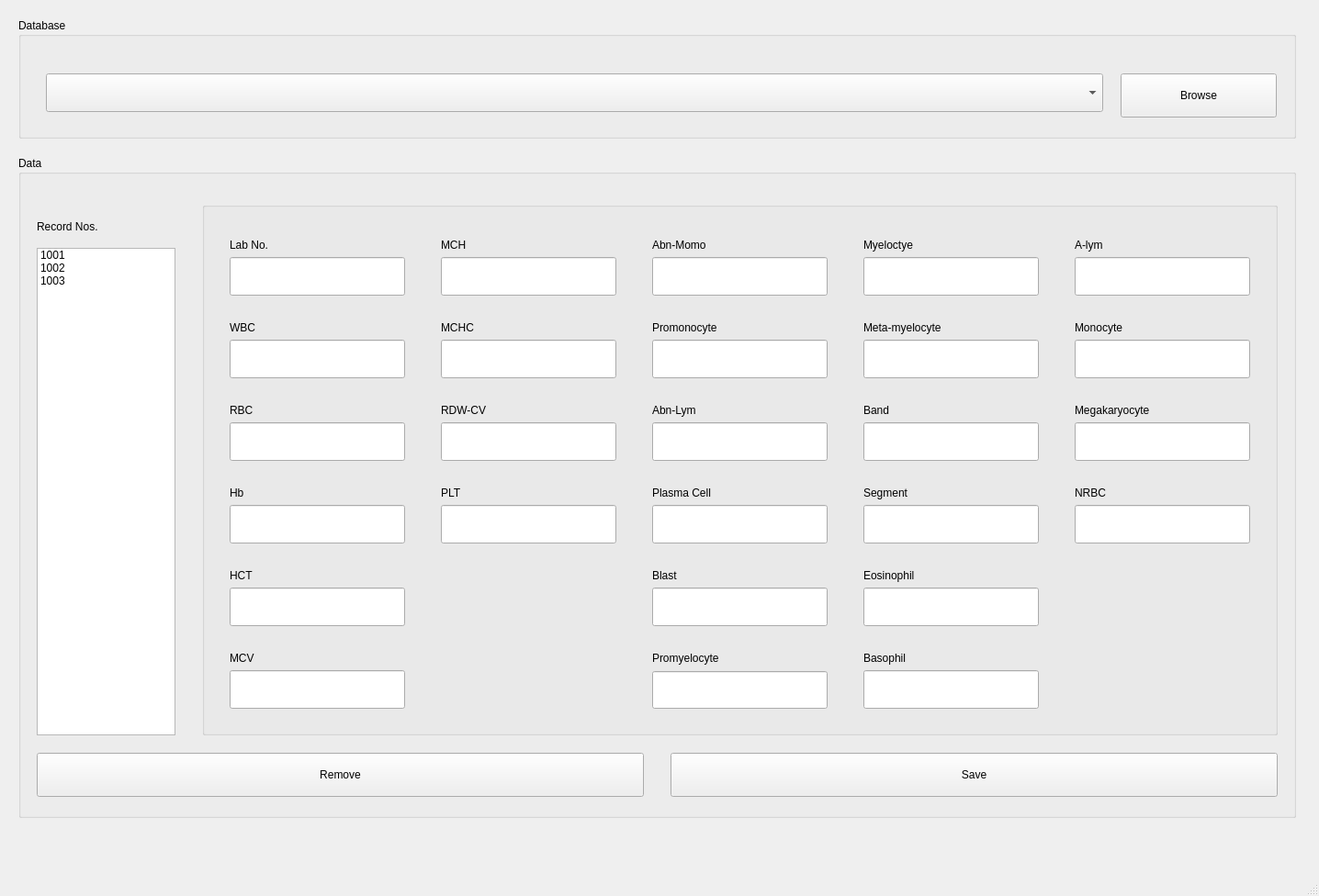
<?xml version="1.0" encoding="UTF-8"?>
<ui version="4.0">
 <class>MainWindow</class>
 <widget class="QMainWindow" name="MainWindow">
  <property name="geometry">
   <rect>
    <x>0</x>
    <y>0</y>
    <width>1436</width>
    <height>976</height>
   </rect>
  </property>
  <property name="windowTitle">
   <string>MainWindow</string>
  </property>
  <widget class="QWidget" name="centralwidget">
   <widget class="QGroupBox" name="groupBox">
    <property name="geometry">
     <rect>
      <x>20</x>
      <y>20</y>
      <width>1391</width>
      <height>131</height>
     </rect>
    </property>
    <property name="title">
     <string>Database</string>
    </property>
    <widget class="QComboBox" name="comboBox">
     <property name="geometry">
      <rect>
       <x>30</x>
       <y>60</y>
       <width>1151</width>
       <height>42</height>
      </rect>
     </property>
    </widget>
    <widget class="QPushButton" name="pushButton">
     <property name="geometry">
      <rect>
       <x>1200</x>
       <y>60</y>
       <width>170</width>
       <height>48</height>
      </rect>
     </property>
     <property name="text">
      <string>Browse</string>
     </property>
    </widget>
   </widget>
   <widget class="QGroupBox" name="groupBox_2">
    <property name="geometry">
     <rect>
      <x>20</x>
      <y>170</y>
      <width>1391</width>
      <height>721</height>
     </rect>
    </property>
    <property name="title">
     <string>Data</string>
    </property>
    <widget class="QListWidget" name="listWidget">
     <property name="geometry">
      <rect>
       <x>20</x>
       <y>100</y>
       <width>151</width>
       <height>531</height>
      </rect>
     </property>
     <item>
      <property name="text">
       <string>1001</string>
      </property>
     </item>
     <item>
      <property name="text">
       <string>1002</string>
      </property>
     </item>
     <item>
      <property name="text">
       <string>1003</string>
      </property>
     </item>
     <item>
      <property name="text">
       <string/>
      </property>
     </item>
    </widget>
    <widget class="QLabel" name="label">
     <property name="geometry">
      <rect>
       <x>20</x>
       <y>60</y>
       <width>231</width>
       <height>34</height>
      </rect>
     </property>
     <property name="text">
      <string>Record Nos.</string>
     </property>
    </widget>
    <widget class="QGroupBox" name="groupBox_3">
     <property name="geometry">
      <rect>
       <x>200</x>
       <y>50</y>
       <width>1171</width>
       <height>581</height>
      </rect>
     </property>
     <property name="title">
      <string/>
     </property>
     <widget class="QLineEdit" name="lineEdit">
      <property name="geometry">
       <rect>
        <x>30</x>
        <y>60</y>
        <width>191</width>
        <height>42</height>
       </rect>
      </property>
     </widget>
     <widget class="QLineEdit" name="lineEdit_2">
      <property name="geometry">
       <rect>
        <x>30</x>
        <y>240</y>
        <width>191</width>
        <height>42</height>
       </rect>
      </property>
     </widget>
     <widget class="QLineEdit" name="lineEdit_4">
      <property name="geometry">
       <rect>
        <x>30</x>
        <y>150</y>
        <width>191</width>
        <height>42</height>
       </rect>
      </property>
     </widget>
     <widget class="QLineEdit" name="lineEdit_5">
      <property name="geometry">
       <rect>
        <x>30</x>
        <y>330</y>
        <width>191</width>
        <height>42</height>
       </rect>
      </property>
     </widget>
     <widget class="QLineEdit" name="lineEdit_6">
      <property name="geometry">
       <rect>
        <x>30</x>
        <y>420</y>
        <width>191</width>
        <height>42</height>
       </rect>
      </property>
     </widget>
     <widget class="QLineEdit" name="lineEdit_7">
      <property name="geometry">
       <rect>
        <x>30</x>
        <y>510</y>
        <width>191</width>
        <height>42</height>
       </rect>
      </property>
     </widget>
     <widget class="QLineEdit" name="lineEdit_8">
      <property name="geometry">
       <rect>
        <x>260</x>
        <y>330</y>
        <width>191</width>
        <height>42</height>
       </rect>
      </property>
     </widget>
     <widget class="QLineEdit" name="lineEdit_9">
      <property name="geometry">
       <rect>
        <x>260</x>
        <y>150</y>
        <width>191</width>
        <height>42</height>
       </rect>
      </property>
     </widget>
     <widget class="QLineEdit" name="lineEdit_3">
      <property name="geometry">
       <rect>
        <x>260</x>
        <y>240</y>
        <width>191</width>
        <height>42</height>
       </rect>
      </property>
     </widget>
     <widget class="QLineEdit" name="lineEdit_10">
      <property name="geometry">
       <rect>
        <x>260</x>
        <y>60</y>
        <width>191</width>
        <height>42</height>
       </rect>
      </property>
     </widget>
     <widget class="QLineEdit" name="lineEdit_13">
      <property name="geometry">
       <rect>
        <x>490</x>
        <y>150</y>
        <width>191</width>
        <height>42</height>
       </rect>
      </property>
     </widget>
     <widget class="QLineEdit" name="lineEdit_14">
      <property name="geometry">
       <rect>
        <x>490</x>
        <y>240</y>
        <width>191</width>
        <height>42</height>
       </rect>
      </property>
     </widget>
     <widget class="QLineEdit" name="lineEdit_15">
      <property name="geometry">
       <rect>
        <x>490</x>
        <y>330</y>
        <width>191</width>
        <height>42</height>
       </rect>
      </property>
     </widget>
     <widget class="QLineEdit" name="lineEdit_16">
      <property name="geometry">
       <rect>
        <x>490</x>
        <y>420</y>
        <width>191</width>
        <height>42</height>
       </rect>
      </property>
     </widget>
     <widget class="QLineEdit" name="lineEdit_17">
      <property name="geometry">
       <rect>
        <x>490</x>
        <y>511</y>
        <width>191</width>
        <height>41</height>
       </rect>
      </property>
     </widget>
     <widget class="QLineEdit" name="lineEdit_18">
      <property name="geometry">
       <rect>
        <x>490</x>
        <y>60</y>
        <width>191</width>
        <height>42</height>
       </rect>
      </property>
     </widget>
     <widget class="QLineEdit" name="lineEdit_19">
      <property name="geometry">
       <rect>
        <x>720</x>
        <y>150</y>
        <width>191</width>
        <height>42</height>
       </rect>
      </property>
     </widget>
     <widget class="QLineEdit" name="lineEdit_20">
      <property name="geometry">
       <rect>
        <x>720</x>
        <y>240</y>
        <width>191</width>
        <height>42</height>
       </rect>
      </property>
     </widget>
     <widget class="QLineEdit" name="lineEdit_21">
      <property name="geometry">
       <rect>
        <x>720</x>
        <y>60</y>
        <width>191</width>
        <height>42</height>
       </rect>
      </property>
     </widget>
     <widget class="QLineEdit" name="lineEdit_22">
      <property name="geometry">
       <rect>
        <x>720</x>
        <y>330</y>
        <width>191</width>
        <height>42</height>
       </rect>
      </property>
     </widget>
     <widget class="QLineEdit" name="lineEdit_23">
      <property name="geometry">
       <rect>
        <x>720</x>
        <y>420</y>
        <width>191</width>
        <height>42</height>
       </rect>
      </property>
     </widget>
     <widget class="QLabel" name="label_3">
      <property name="geometry">
       <rect>
        <x>30</x>
        <y>120</y>
        <width>129</width>
        <height>34</height>
       </rect>
      </property>
      <property name="text">
       <string>WBC</string>
      </property>
     </widget>
     <widget class="QLabel" name="label_2">
      <property name="geometry">
       <rect>
        <x>30</x>
        <y>30</y>
        <width>129</width>
        <height>34</height>
       </rect>
      </property>
      <property name="text">
       <string>Lab No.</string>
      </property>
     </widget>
     <widget class="QLabel" name="label_4">
      <property name="geometry">
       <rect>
        <x>30</x>
        <y>210</y>
        <width>129</width>
        <height>34</height>
       </rect>
      </property>
      <property name="text">
       <string>RBC</string>
      </property>
     </widget>
     <widget class="QLabel" name="label_5">
      <property name="geometry">
       <rect>
        <x>30</x>
        <y>300</y>
        <width>129</width>
        <height>34</height>
       </rect>
      </property>
      <property name="text">
       <string>Hb</string>
      </property>
     </widget>
     <widget class="QLabel" name="label_6">
      <property name="geometry">
       <rect>
        <x>30</x>
        <y>390</y>
        <width>129</width>
        <height>34</height>
       </rect>
      </property>
      <property name="text">
       <string>HCT</string>
      </property>
     </widget>
     <widget class="QLabel" name="label_7">
      <property name="geometry">
       <rect>
        <x>30</x>
        <y>480</y>
        <width>129</width>
        <height>34</height>
       </rect>
      </property>
      <property name="text">
       <string>MCV</string>
      </property>
     </widget>
     <widget class="QLabel" name="label_8">
      <property name="geometry">
       <rect>
        <x>260</x>
        <y>30</y>
        <width>129</width>
        <height>34</height>
       </rect>
      </property>
      <property name="text">
       <string>MCH</string>
      </property>
     </widget>
     <widget class="QLabel" name="label_9">
      <property name="geometry">
       <rect>
        <x>260</x>
        <y>120</y>
        <width>129</width>
        <height>34</height>
       </rect>
      </property>
      <property name="text">
       <string>MCHC</string>
      </property>
     </widget>
     <widget class="QLabel" name="label_10">
      <property name="geometry">
       <rect>
        <x>260</x>
        <y>210</y>
        <width>129</width>
        <height>34</height>
       </rect>
      </property>
      <property name="text">
       <string>RDW-CV</string>
      </property>
     </widget>
     <widget class="QLabel" name="label_11">
      <property name="geometry">
       <rect>
        <x>490</x>
        <y>210</y>
        <width>129</width>
        <height>34</height>
       </rect>
      </property>
      <property name="text">
       <string>Abn-Lym</string>
      </property>
     </widget>
     <widget class="QLabel" name="label_12">
      <property name="geometry">
       <rect>
        <x>720</x>
        <y>120</y>
        <width>221</width>
        <height>34</height>
       </rect>
      </property>
      <property name="text">
       <string>Meta-myelocyte</string>
      </property>
     </widget>
     <widget class="QLabel" name="label_13">
      <property name="geometry">
       <rect>
        <x>490</x>
        <y>480</y>
        <width>191</width>
        <height>34</height>
       </rect>
      </property>
      <property name="text">
       <string>Promyelocyte</string>
      </property>
     </widget>
     <widget class="QLabel" name="label_14">
      <property name="geometry">
       <rect>
        <x>720</x>
        <y>30</y>
        <width>151</width>
        <height>34</height>
       </rect>
      </property>
      <property name="text">
       <string>Myeloctye</string>
      </property>
     </widget>
     <widget class="QLabel" name="label_15">
      <property name="geometry">
       <rect>
        <x>490</x>
        <y>390</y>
        <width>129</width>
        <height>34</height>
       </rect>
      </property>
      <property name="text">
       <string>Blast</string>
      </property>
     </widget>
     <widget class="QLabel" name="label_16">
      <property name="geometry">
       <rect>
        <x>490</x>
        <y>300</y>
        <width>161</width>
        <height>34</height>
       </rect>
      </property>
      <property name="text">
       <string>Plasma Cell</string>
      </property>
     </widget>
     <widget class="QLabel" name="label_17">
      <property name="geometry">
       <rect>
        <x>720</x>
        <y>300</y>
        <width>129</width>
        <height>34</height>
       </rect>
      </property>
      <property name="text">
       <string>Segment</string>
      </property>
     </widget>
     <widget class="QLabel" name="label_18">
      <property name="geometry">
       <rect>
        <x>720</x>
        <y>480</y>
        <width>129</width>
        <height>34</height>
       </rect>
      </property>
      <property name="text">
       <string>Basophil</string>
      </property>
     </widget>
     <widget class="QLabel" name="label_19">
      <property name="geometry">
       <rect>
        <x>950</x>
        <y>120</y>
        <width>151</width>
        <height>34</height>
       </rect>
      </property>
      <property name="text">
       <string>Monocyte</string>
      </property>
     </widget>
     <widget class="QLabel" name="label_20">
      <property name="geometry">
       <rect>
        <x>720</x>
        <y>210</y>
        <width>129</width>
        <height>34</height>
       </rect>
      </property>
      <property name="text">
       <string>Band</string>
      </property>
     </widget>
     <widget class="QLabel" name="label_21">
      <property name="geometry">
       <rect>
        <x>950</x>
        <y>30</y>
        <width>129</width>
        <height>34</height>
       </rect>
      </property>
      <property name="text">
       <string>A-lym</string>
      </property>
     </widget>
     <widget class="QLabel" name="label_22">
      <property name="geometry">
       <rect>
        <x>720</x>
        <y>390</y>
        <width>151</width>
        <height>34</height>
       </rect>
      </property>
      <property name="text">
       <string>Eosinophil</string>
      </property>
     </widget>
     <widget class="QLabel" name="label_23">
      <property name="geometry">
       <rect>
        <x>260</x>
        <y>300</y>
        <width>129</width>
        <height>34</height>
       </rect>
      </property>
      <property name="text">
       <string>PLT</string>
      </property>
     </widget>
     <widget class="QLabel" name="label_24">
      <property name="geometry">
       <rect>
        <x>490</x>
        <y>30</y>
        <width>151</width>
        <height>34</height>
       </rect>
      </property>
      <property name="text">
       <string>Abn-Momo</string>
      </property>
     </widget>
     <widget class="QLabel" name="label_25">
      <property name="geometry">
       <rect>
        <x>490</x>
        <y>120</y>
        <width>181</width>
        <height>34</height>
       </rect>
      </property>
      <property name="text">
       <string>Promonocyte</string>
      </property>
     </widget>
     <widget class="QLineEdit" name="lineEdit_25">
      <property name="geometry">
       <rect>
        <x>720</x>
        <y>510</y>
        <width>191</width>
        <height>42</height>
       </rect>
      </property>
     </widget>
     <widget class="QLineEdit" name="lineEdit_24">
      <property name="geometry">
       <rect>
        <x>950</x>
        <y>150</y>
        <width>191</width>
        <height>42</height>
       </rect>
      </property>
     </widget>
     <widget class="QLabel" name="label_26">
      <property name="geometry">
       <rect>
        <x>950</x>
        <y>210</y>
        <width>211</width>
        <height>34</height>
       </rect>
      </property>
      <property name="text">
       <string>Megakaryocyte</string>
      </property>
     </widget>
     <widget class="QLineEdit" name="lineEdit_26">
      <property name="geometry">
       <rect>
        <x>950</x>
        <y>240</y>
        <width>191</width>
        <height>42</height>
       </rect>
      </property>
     </widget>
     <widget class="QLineEdit" name="lineEdit_27">
      <property name="geometry">
       <rect>
        <x>950</x>
        <y>60</y>
        <width>191</width>
        <height>42</height>
       </rect>
      </property>
     </widget>
     <widget class="QLineEdit" name="lineEdit_30">
      <property name="geometry">
       <rect>
        <x>950</x>
        <y>330</y>
        <width>191</width>
        <height>42</height>
       </rect>
      </property>
     </widget>
     <widget class="QLabel" name="label_27">
      <property name="geometry">
       <rect>
        <x>950</x>
        <y>300</y>
        <width>211</width>
        <height>34</height>
       </rect>
      </property>
      <property name="text">
       <string>NRBC</string>
      </property>
     </widget>
    </widget>
    <widget class="QPushButton" name="pushButton_2">
     <property name="geometry">
      <rect>
       <x>710</x>
       <y>650</y>
       <width>661</width>
       <height>48</height>
      </rect>
     </property>
     <property name="text">
      <string>Save</string>
     </property>
    </widget>
    <widget class="QPushButton" name="pushButton_3">
     <property name="geometry">
      <rect>
       <x>20</x>
       <y>650</y>
       <width>661</width>
       <height>48</height>
      </rect>
     </property>
     <property name="text">
      <string>Remove</string>
     </property>
    </widget>
   </widget>
  </widget>
  <widget class="QMenuBar" name="menubar">
   <property name="geometry">
    <rect>
     <x>0</x>
     <y>0</y>
     <width>1436</width>
     <height>39</height>
    </rect>
   </property>
  </widget>
  <widget class="QStatusBar" name="statusbar"/>
 </widget>
 <resources/>
 <connections/>
</ui>
